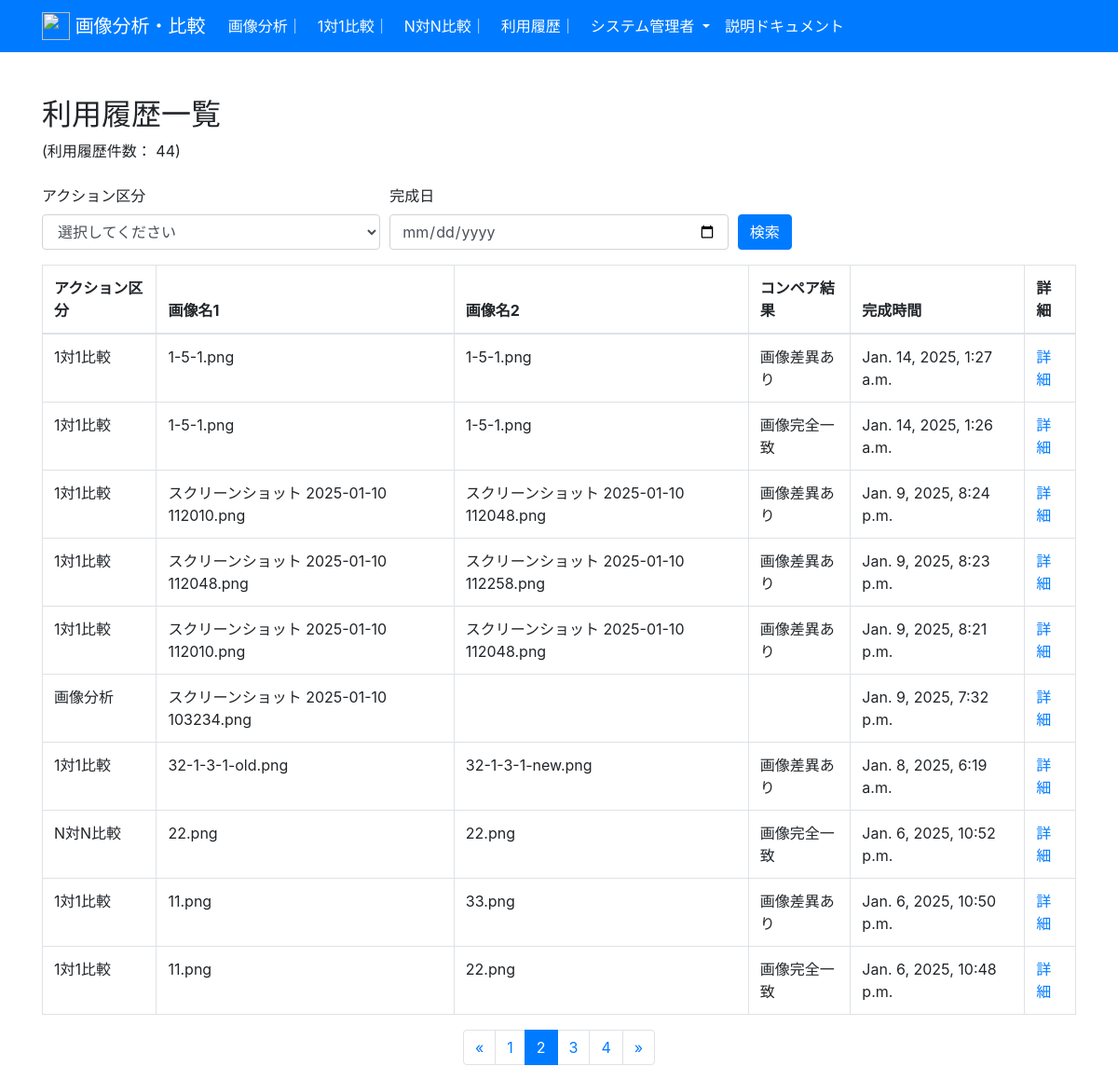
Screenshot of /history/?page=2 with the database file from the repository.
### CompareImages/models.py (models this page shows, shortened)
class CompareImageModels(models.Model):
    image_title1 = models.CharField(max_length=100, default="")
    image_title2 = models.CharField(max_length=100, default="")
    image1 = models.ImageField(upload_to='compareimages/images/', default='')
    image2 = models.ImageField(upload_to='compareimages/images/', default='')
    tags1 = models.CharField(max_length=250, default="")
    tags2 = models.CharField(max_length=250, default="")
    descriptions1 = models.CharField(max_length=250, default="")
    descriptions2 = models.CharField(max_length=250, default="")
    categories1 = models.CharField(max_length=250, default="")
    categories2 = models.CharField(max_length=250, default="")
    colors1 = models.CharField(max_length=250, default="")
    colors2 = models.CharField(max_length=250, default="")
    image_objects1 = models.CharField(max_length=250, default="")
    image_objects2 = models.CharField(max_length=250, default="")
    image_types1 = models.CharField(max_length=250, default="")
    image_types2 = models.CharField(max_length=250, default="")
    tags_similarity = models.DecimalField(max_digits=3, decimal_places=2, default=0.00)
    descriptions_similarity = models.BooleanField(default=False)
    categories_similarity = models.DecimalField(max_digits=3, decimal_places=2, default=0.00)
    colors_similarity = models.BooleanField(default=False)
    image_objects_similarity = models.DecimalField(max_digits=3, decimal_places=2, default=0.00)
    image_types_similarity = models.BooleanField(default=False)
    score_corr = models.DecimalField(max_digits=30, decimal_places=15, default=0.00000)
    score_chi_square = models.DecimalField(max_digits=30, decimal_places=15, default=0.00000)
    diffimage = models.ImageField(upload_to='compareimages/images/', default='')
    result = models.CharField(max_length=250, default="")
    completed = models.DateTimeField(null=True, blank=True)
    Azure_used_count = models.IntegerField(default=0)
    actFlg = models.CharField(max_length=250, default="")

### CompareImages/views.py (the view)
# urls.py: path('history/', views.history, name='history'),
def history(request):
    act_flg_query = request.GET.get('actFlg')
    completed_query = request.GET.get('completed')
    history_list = CompareImageModels.objects.all()
    history_cnt = history_list.count()
    if act_flg_query:
        history_list = history_list.filter(actFlg=act_flg_query)
    if completed_query:
        history_list = history_list.filter(completed__date=completed_query)
    history_list = history_list.order_by('-completed')
    paginator = Paginator(history_list, 10)
    page_number = request.GET.get('page')
    page_obj = paginator.get_page(page_number)
    return render(request, 'compareimages/history.html', { 'page_obj': page_obj, 'actFlg': act_flg_query, 'completed': completed_query ,'history_cnt':history_cnt})

### CompareImages/templates/compareimages/history.html (shortened to what this page needs)
{% extends "compareimages/base.html" %}
{% block content %}
    <div class="row justify-content-center mt-5">
        <div class="col-md-12">
            <h2>利用履歴一覧</h2>
            <span> (利用履歴件数： {{ history_cnt }})</span>
            <BR>
            <BR>
            <form method="GET" action=".">
                <div class="form-row">
                    <div class="form-group col-md-4">
                        <label for="actFlg">アクション区分</label>
                        <select class="form-control" id="actFlg" name="actFlg">
                            <option value="">選択してください</option>
                        </select>
                    </div>
                    <div class="form-group col-md-4">
                        <label for="completed">完成日</label>
                        <input type="date" class="form-control" id="completed" name="completed" value="{{ completed }}">
                    </div>
                    <div class="form-group col-md-4 align-self-end">
                        <button type="submit" class="btn btn-primary">検索</button>
                    </div>
                </div>
            </form>
            {% if page_obj %}
                <table class="table table-bordered">
                    <thead>
                        <tr>
                            <th>アクション区分</th>
                            <th>画像名1</th>
                            <th>画像名2</th>
                            <th>コンペア結果</th>
                            <th>完成時間</th>
                            <th>詳細</th>
                        </tr>
                    </thead>
                    <tbody>
                        {% for record in page_obj %}
                        <tr>
                            <td>{{ record.actFlg }}</td>
                            <td>{{ record.image_title1 }}</td>
                            <td>{{ record.image_title2 }}</td>
                            <td>{{ record.result }}</td>
                            <td>{{ record.completed }}</td>
                            <td><a href="{% url 'detail' record.id %}">詳細</a></td>
                        </tr>
                        {% endfor %}
                    </tbody>
                </table>
                {% if page_obj.has_other_pages %}
                    <nav aria-label="Page navigation">
                        <ul class="pagination justify-content-center">
                            {% if page_obj.has_previous %}
                                <li class="page-item">
                                    <a class="page-link" href="?page={{ page_obj.previous_page_number }}{% if actFlg %}&amp;actFlg={{ actFlg }}{% endif %}{% if completed %}&amp;completed={{ completed }}{% endif %}" aria-label="Previous">
                                        <span aria-hidden="true">&laquo;</span>
                                    </a>
                                </li>
                            {% else %}
                                <li class="page-item disabled">
                                    <span class="page-link" aria-hidden="true">&laquo;</span>
                                </li>
                            {% endif %}
                            {% for num in page_obj.paginator.page_range %}
                                {% if page_obj.number == num %}
                                    <li class="page-item active"><span class="page-link">{{ num }}</span></li>
                                {% elif num > page_obj.number|add:'-3' and num < page_obj.number|add:'3' %}
                                    <li class="page-item"><a class="page-link" href="?page={{ num }}{% if actFlg %}&amp;actFlg={{ actFlg }}{% endif %}{% if completed %}&amp;completed={{ completed }}{% endif %}">{{ num }}</a></li>
                                {% endif %}
                            {% endfor %}
                            {% if page_obj.has_next %}
                                <li class="page-item">
                                    <a class="page-link" href="?page={{ page_obj.next_page_number }}{% if actFlg %}&amp;actFlg={{ actFlg }}{% endif %}{% if completed %}&amp;completed={{ completed }}{% endif %}" aria-label="Next">
                                        <span aria-hidden="true">&raquo;</span>
                                    </a>
                                </li>
                            {% else %}
                                <li class="page-item disabled">
                                    <span class="page-link" aria-hidden="true">&raquo;</span>
                                </li>
                            {% endif %}
                        </ul>
                    </nav>
                {% endif %}
            {% else %}
                <div class="text-center">
                    <h2>利用履歴がない!</h2>
                </div>
            {% endif %}
        </div>
    </div>
{% endblock %}

### rows the page displays
CompareImageModels: actFlg "1対1比較", image_title1 "1-5-1.png", image_title2 "1-5-1.png", result "画像差異あり", completed "Jan. 14, 2025, 1:27 a.m."
CompareImageModels: actFlg "1対1比較", image_title1 "1-5-1.png", image_title2 "1-5-1.png", result "画像完全一致", completed "Jan. 14, 2025, 1:26 a.m."
CompareImageModels: actFlg "1対1比較", image_title1 "スクリーンショット 2025-01-10 112010.png", image_title2 "スクリーンショット 2025-01-10 112048.png", result "画像差異あり", completed "Jan. 9, 2025, 8:24 p.m."
CompareImageModels: actFlg "1対1比較", image_title1 "スクリーンショット 2025-01-10 112048.png", image_title2 "スクリーンショット 2025-01-10 112258.png", result "画像差異あり", completed "Jan. 9, 2025, 8:23 p.m."
CompareImageModels: actFlg "1対1比較", image_title1 "スクリーンショット 2025-01-10 112010.png", image_title2 "スクリーンショット 2025-01-10 112048.png", result "画像差異あり", completed "Jan. 9, 2025, 8:21 p.m."
CompareImageModels: actFlg "画像分析", image_title1 "スクリーンショット 2025-01-10 103234.png", completed "Jan. 9, 2025, 7:32 p.m."
CompareImageModels: actFlg "1対1比較", image_title1 "32-1-3-1-old.png", image_title2 "32-1-3-1-new.png", result "画像差異あり", completed "Jan. 8, 2025, 6:19 a.m."
CompareImageModels: actFlg "N対N比較", image_title1 "22.png", image_title2 "22.png", result "画像完全一致", completed "Jan. 6, 2025, 10:52 p.m."
CompareImageModels: actFlg "1対1比較", image_title1 "11.png", image_title2 "33.png", result "画像差異あり", completed "Jan. 6, 2025, 10:50 p.m."
CompareImageModels: actFlg "1対1比較", image_title1 "11.png", image_title2 "22.png", result "画像完全一致", completed "Jan. 6, 2025, 10:48 p.m."

### other values shown
{{ history_cnt }} "44"
{{ num }} "1" "3" "4"
{{ num }} "2"
